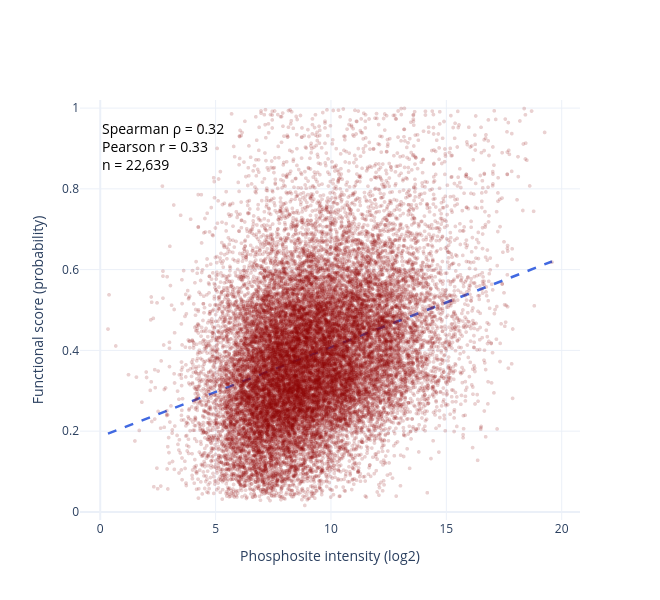

Notebook source saved alongside this figure:
### Markdown cell above
# Reviewer figure — functional score vs. phosphosite intensity (Reviewer 3, comment 6)

For the largest input (1 µg, noEGF), correlate each Class I site's functional-score probability (Ochoa et al.) against its mean phosphosite intensity. Density (paper style) with a binned-median trend; for the response only, not a manuscript panel.

### Code cell
# Functional score vs intensity at the largest input (Reviewer 3, comment 6).
import numpy as np, pandas as pd, plotly.graph_objects as go
from scipy import stats
from core import process_ptm_site_report

META = {'Protein_group','Gene_group','PTM_0_aa','PTM_pos','PTM_mult123',
        'PTM_flank','PTM_Collapse_key','PTM_localization','UPD_seq'}

sd = process_ptm_site_report(nanoPhos_woEGF[1000], cutoff=0.75)['site_data']
cols = [c for c in sd.columns if c not in META]
sd['Key']     = sd['Protein_group'].astype(str) + '_' + sd['PTM_pos'].astype(str)
sd['log2int'] = np.log2(np.power(2.0, sd[cols]).mean(axis=1))   # mean linear intensity -> log2

m = (sd.merge(funscores, left_on='Key', right_on='sites', how='inner')
       .dropna(subset=['probabilities', 'log2int']))
rho, p = stats.spearmanr(m['probabilities'], m['log2int'])
r_p, _ = stats.pearsonr(m['probabilities'], m['log2int'])
print(f'matched sites: {len(m):,}  |  Spearman rho = {rho:.3f}  |  Pearson r = {r_p:.3f}')

# OLS correlation line (functional score ~ intensity)
lr = stats.linregress(m['log2int'], m['probabilities'])
xline = np.array([m['log2int'].min(), m['log2int'].max()])
yline = lr.intercept + lr.slope * xline

# binned-median trend (intensity deciles)
m['bin'] = pd.qcut(m['log2int'], 10, duplicates='drop')
tr = (m.groupby('bin', observed=True)
        .agg(x=('log2int', 'median'), y=('probabilities', 'median'))
        .reset_index(drop=True))

fig = go.Figure()
fig.add_trace(go.Scattergl(
    x=m['log2int'], y=m['probabilities'], mode='markers',
    marker=dict(size=4, color='darkred', opacity=0.18, line=dict(width=0)),
    hoverinfo='skip',
))

fig.add_trace(go.Scatter(                       # OLS correlation line
    x=xline, y=yline, mode='lines',
    line=dict(color='royalblue', width=2.5, dash='dash'),
))
fig.update_layout(
    width=660, height=600, template='plotly_white', showlegend=False,
    xaxis_title='Phosphosite intensity (log2)',
    yaxis_title='Functional score (probability)',
)
fig.add_annotation(xref='paper', yref='paper', x=0.04, y=0.96, showarrow=False,
    align='left', font=dict(size=14, color='black'),
    text=f'Spearman ρ = {rho:.2f}<br>Pearson r = {r_p:.2f}<br>n = {len(m):,}')
fig.update_yaxes(range=[-0.02, 1.02])
fig.show()
fig.write_image(r'figures/figure2/reviewer_funcscore_vs_intensity.pdf', width=600, height=600)

### Figure 1 — Plotly figure (JSON) as saved in the notebook; plotly's stock layout.template omitted (floating-point values rounded to 4 significant figures; data arrays with more than 128 entries replaced by an {"elided": "..."} marker saying what was removed)
{"data": [{"hoverinfo": "skip", "marker": {"color": "darkred", "line": {"width": 0}, "opacity": 0.18, "size": 4}, "mode": "markers", "type": "scattergl", "x": {"elided": "22639 float values"}, "y": {"elided": "22639 float values"}}, {"line": {"color": "royalblue", "dash": "dash", "width": 2.5}, "mode": "lines", "type": "scatter", "x": [0.3363, 19.58], "y": [0.1938, 0.6201]}], "layout": {"annotations": [{"align": "left", "font": {"color": "black", "size": 14}, "showarrow": false, "text": "Spearman ρ = 0.32<br>Pearson r = 0.33<br>n = 22,639", "x": 0.04, "xref": "paper", "y": 0.96, "yref": "paper"}], "height": 600, "showlegend": false, "width": 660, "xaxis": {"title": {"text": "Phosphosite intensity (log2)"}}, "yaxis": {"range": [-0.02, 1.02], "title": {"text": "Functional score (probability)"}}}}
